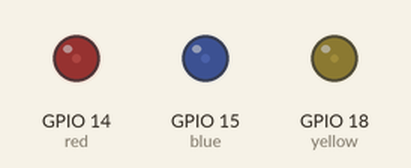
Bench run of a program on a simulated Raspberry Pi (BCM pin numbers). On the bench: output pins drawn as LEDs (lit = HIGH).

Above: at 0.05 s.
At 0.6 s:
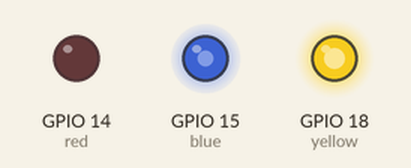
At 0.85 s:
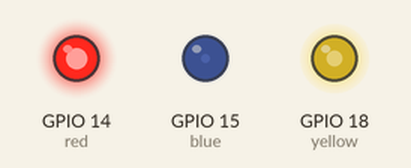
At 1.15 s:
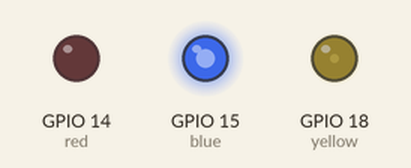
At 1.7 s:
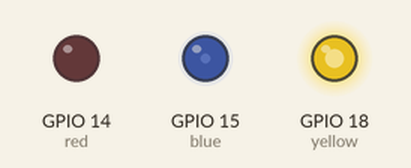
At 2.3 s:
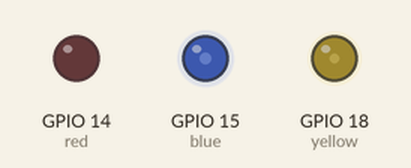
Timing chart, 0 to 5.5 s (numbered marks = the images above):
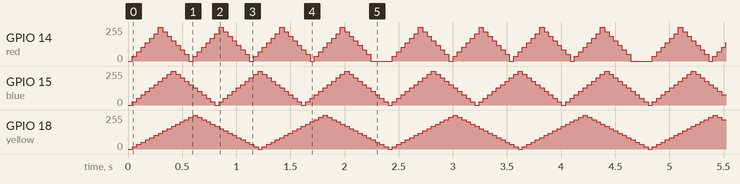

The program:

lego-xmas3.py
```python
from gpiozero import PWMLED
from time import sleep

red=PWMLED(14)
blue=PWMLED(15)
yellow=PWMLED(18)

while True:
  red.pulse(0.3,0.3,4,True)
  blue.pulse(0.4,0.4,3,True)
  yellow.pulse(0.6,0.6,2,True)
  sleep(2.4)

# PWMLEDs have a pulse command. The parameters are:
# 1 Fade in time, in seconds
# 2 Fade out time, in seconds
# 3 Number of times to pulse
# 4 Background - True to continue to the next command without waiting
#                False to wait until finished
#
# For example:
# red.pulse(0.3,0.3,4,True)
# * Fade in for 0.3 seconds
# * Fade out for 0.3 seconds
# * Repeat 4 times
# * Continue with the next command without waiting
# 4x0.3=1.2 seconds to fade in
# 4x0.3=1.2 seconds to fade out
# 1.2+1.2=2.4 seconds total
#
# Find out more about PWMLED commands
# http://gpiozero.readthedocs.io/en/stable/api_output.html#pwmled
#
# Learn about PWM Pulse Width Modulation
# https://learn.sparkfun.com/tutorials/pulse-width-modulation
```

Measured:
- by itself, GPIO 14 (red): moves between 0/255 and 255/255, repeating every 2.4 s
